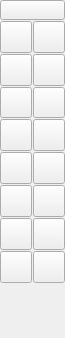
<?xml version="1.0" encoding="UTF-8"?>
<ui version="4.0">
 <class>QG_CadToolBarLines</class>
 <widget class="QWidget" name="QG_CadToolBarLines">
  <property name="geometry">
   <rect>
    <x>0</x>
    <y>0</y>
    <width>65</width>
    <height>338</height>
   </rect>
  </property>
  <property name="sizePolicy">
   <sizepolicy hsizetype="Fixed" vsizetype="MinimumExpanding">
    <horstretch>0</horstretch>
    <verstretch>0</verstretch>
   </sizepolicy>
  </property>
  <property name="minimumSize">
   <size>
    <width>65</width>
    <height>336</height>
   </size>
  </property>
  <property name="windowTitle">
   <string>Lines</string>
  </property>
  <layout class="QGridLayout" name="gridLayout">
   <property name="leftMargin">
    <number>0</number>
   </property>
   <property name="topMargin">
    <number>0</number>
   </property>
   <property name="rightMargin">
    <number>0</number>
   </property>
   <property name="bottomMargin">
    <number>0</number>
   </property>
   <property name="spacing">
    <number>1</number>
   </property>
   <item row="0" column="0" colspan="2">
    <widget class="QToolButton" name="bBack">
     <property name="sizePolicy">
      <sizepolicy hsizetype="Maximum" vsizetype="Fixed">
       <horstretch>0</horstretch>
       <verstretch>0</verstretch>
      </sizepolicy>
     </property>
     <property name="maximumSize">
      <size>
       <width>65</width>
       <height>20</height>
      </size>
     </property>
     <property name="toolTip">
      <string>Back to main menu</string>
     </property>
     <property name="text">
      <string/>
     </property>
     <property name="icon">
      <iconset resource="../../../res/extui/extui.qrc">
       <normaloff>:/extui/back.png</normaloff>:/extui/back.png</iconset>
     </property>
     <property name="iconSize">
      <size>
       <width>65</width>
       <height>20</height>
      </size>
     </property>
    </widget>
   </item>
   <item row="1" column="0">
    <widget class="QToolButton" name="bNormal">
     <property name="maximumSize">
      <size>
       <width>32</width>
       <height>32</height>
      </size>
     </property>
     <property name="toolTip">
      <string>Line with two points</string>
     </property>
     <property name="text">
      <string/>
     </property>
     <property name="icon">
      <iconset resource="../../../res/extui/extui.qrc">
       <normaloff>:/extui/linesnormal.png</normaloff>:/extui/linesnormal.png</iconset>
     </property>
     <property name="iconSize">
      <size>
       <width>32</width>
       <height>32</height>
      </size>
     </property>
     <property name="checkable">
      <bool>true</bool>
     </property>
     <property name="autoExclusive">
      <bool>true</bool>
     </property>
    </widget>
   </item>
   <item row="1" column="1">
    <widget class="QToolButton" name="bAngle">
     <property name="maximumSize">
      <size>
       <width>32</width>
       <height>32</height>
      </size>
     </property>
     <property name="toolTip">
      <string>Line with given angle</string>
     </property>
     <property name="text">
      <string/>
     </property>
     <property name="icon">
      <iconset resource="../../../res/extui/extui.qrc">
       <normaloff>:/extui/linesangle.png</normaloff>:/extui/linesangle.png</iconset>
     </property>
     <property name="iconSize">
      <size>
       <width>32</width>
       <height>32</height>
      </size>
     </property>
     <property name="checkable">
      <bool>true</bool>
     </property>
     <property name="autoExclusive">
      <bool>true</bool>
     </property>
    </widget>
   </item>
   <item row="2" column="0">
    <widget class="QToolButton" name="bHorizontal">
     <property name="maximumSize">
      <size>
       <width>32</width>
       <height>32</height>
      </size>
     </property>
     <property name="toolTip">
      <string>Horizontal lines</string>
     </property>
     <property name="text">
      <string/>
     </property>
     <property name="icon">
      <iconset resource="../../../res/extui/extui.qrc">
       <normaloff>:/extui/lineshor.png</normaloff>:/extui/lineshor.png</iconset>
     </property>
     <property name="iconSize">
      <size>
       <width>32</width>
       <height>32</height>
      </size>
     </property>
     <property name="checkable">
      <bool>true</bool>
     </property>
     <property name="autoExclusive">
      <bool>true</bool>
     </property>
    </widget>
   </item>
   <item row="2" column="1">
    <widget class="QToolButton" name="bVertical">
     <property name="maximumSize">
      <size>
       <width>32</width>
       <height>32</height>
      </size>
     </property>
     <property name="toolTip">
      <string>Vertical lines</string>
     </property>
     <property name="text">
      <string/>
     </property>
     <property name="icon">
      <iconset resource="../../../res/extui/extui.qrc">
       <normaloff>:/extui/linesver.png</normaloff>:/extui/linesver.png</iconset>
     </property>
     <property name="iconSize">
      <size>
       <width>32</width>
       <height>32</height>
      </size>
     </property>
     <property name="checkable">
      <bool>true</bool>
     </property>
     <property name="autoExclusive">
      <bool>true</bool>
     </property>
    </widget>
   </item>
   <item row="3" column="0">
    <widget class="QToolButton" name="bRectangle">
     <property name="maximumSize">
      <size>
       <width>32</width>
       <height>32</height>
      </size>
     </property>
     <property name="toolTip">
      <string>Rectangles</string>
     </property>
     <property name="text">
      <string/>
     </property>
     <property name="icon">
      <iconset resource="../../../res/extui/extui.qrc">
       <normaloff>:/extui/draw-rect.png</normaloff>:/extui/draw-rect.png</iconset>
     </property>
     <property name="iconSize">
      <size>
       <width>24</width>
       <height>24</height>
      </size>
     </property>
     <property name="checkable">
      <bool>true</bool>
     </property>
     <property name="autoExclusive">
      <bool>true</bool>
     </property>
    </widget>
   </item>
   <item row="3" column="1">
    <widget class="QToolButton" name="bBisector">
     <property name="maximumSize">
      <size>
       <width>32</width>
       <height>32</height>
      </size>
     </property>
     <property name="toolTip">
      <string>Bisectors</string>
     </property>
     <property name="text">
      <string/>
     </property>
     <property name="icon">
      <iconset resource="../../../res/extui/extui.qrc">
       <normaloff>:/extui/angle_bisector.png</normaloff>:/extui/angle_bisector.png</iconset>
     </property>
     <property name="iconSize">
      <size>
       <width>24</width>
       <height>24</height>
      </size>
     </property>
     <property name="checkable">
      <bool>true</bool>
     </property>
     <property name="autoExclusive">
      <bool>true</bool>
     </property>
    </widget>
   </item>
   <item row="4" column="0">
    <widget class="QToolButton" name="bParallel">
     <property name="maximumSize">
      <size>
       <width>32</width>
       <height>32</height>
      </size>
     </property>
     <property name="toolTip">
      <string>Parallels with distance</string>
     </property>
     <property name="text">
      <string/>
     </property>
     <property name="icon">
      <iconset resource="../../../res/extui/extui.qrc">
       <normaloff>:/extui/linespara.png</normaloff>:/extui/linespara.png</iconset>
     </property>
     <property name="iconSize">
      <size>
       <width>32</width>
       <height>32</height>
      </size>
     </property>
     <property name="checkable">
      <bool>true</bool>
     </property>
     <property name="autoExclusive">
      <bool>true</bool>
     </property>
    </widget>
   </item>
   <item row="4" column="1">
    <widget class="QToolButton" name="bParallelThrough">
     <property name="maximumSize">
      <size>
       <width>32</width>
       <height>32</height>
      </size>
     </property>
     <property name="toolTip">
      <string>Parallels through point</string>
     </property>
     <property name="text">
      <string/>
     </property>
     <property name="icon">
      <iconset resource="../../../res/extui/extui.qrc">
       <normaloff>:/extui/linesparathrough.png</normaloff>:/extui/linesparathrough.png</iconset>
     </property>
     <property name="iconSize">
      <size>
       <width>32</width>
       <height>32</height>
      </size>
     </property>
     <property name="checkable">
      <bool>true</bool>
     </property>
     <property name="autoExclusive">
      <bool>true</bool>
     </property>
    </widget>
   </item>
   <item row="5" column="0">
    <widget class="QToolButton" name="bTangent1">
     <property name="maximumSize">
      <size>
       <width>32</width>
       <height>32</height>
      </size>
     </property>
     <property name="toolTip">
      <string>Tangents from point to circle</string>
     </property>
     <property name="text">
      <string/>
     </property>
     <property name="icon">
      <iconset resource="../../../res/extui/extui.qrc">
       <normaloff>:/extui/linestan1.png</normaloff>:/extui/linestan1.png</iconset>
     </property>
     <property name="iconSize">
      <size>
       <width>32</width>
       <height>32</height>
      </size>
     </property>
     <property name="checkable">
      <bool>true</bool>
     </property>
     <property name="autoExclusive">
      <bool>true</bool>
     </property>
    </widget>
   </item>
   <item row="5" column="1">
    <widget class="QToolButton" name="bTangent2">
     <property name="maximumSize">
      <size>
       <width>32</width>
       <height>32</height>
      </size>
     </property>
     <property name="toolTip">
      <string>Tangents from circle to circle</string>
     </property>
     <property name="text">
      <string/>
     </property>
     <property name="icon">
      <iconset resource="../../../res/extui/extui.qrc">
       <normaloff>:/extui/linestan2.png</normaloff>:/extui/linestan2.png</iconset>
     </property>
     <property name="iconSize">
      <size>
       <width>32</width>
       <height>32</height>
      </size>
     </property>
     <property name="checkable">
      <bool>true</bool>
     </property>
     <property name="autoExclusive">
      <bool>true</bool>
     </property>
    </widget>
   </item>
   <item row="6" column="0">
    <widget class="QToolButton" name="bOrthTan">
     <property name="maximumSize">
      <size>
       <width>32</width>
       <height>32</height>
      </size>
     </property>
     <property name="toolTip">
      <string>Tangents to a circle, orthogonal to a line</string>
     </property>
     <property name="text">
      <string/>
     </property>
     <property name="icon">
      <iconset resource="../../../res/extui/extui.qrc">
       <normaloff>:/extui/linesorthtan.png</normaloff>:/extui/linesorthtan.png</iconset>
     </property>
     <property name="iconSize">
      <size>
       <width>32</width>
       <height>32</height>
      </size>
     </property>
     <property name="checkable">
      <bool>true</bool>
     </property>
     <property name="autoExclusive">
      <bool>true</bool>
     </property>
    </widget>
   </item>
   <item row="6" column="1">
    <widget class="QToolButton" name="bOrthogonal">
     <property name="maximumSize">
      <size>
       <width>32</width>
       <height>32</height>
      </size>
     </property>
     <property name="toolTip">
      <string>Orthogonal lines</string>
     </property>
     <property name="text">
      <string/>
     </property>
     <property name="icon">
      <iconset resource="../../../res/extui/extui.qrc">
       <normaloff>:/extui/linesorthogonal.png</normaloff>:/extui/linesorthogonal.png</iconset>
     </property>
     <property name="iconSize">
      <size>
       <width>32</width>
       <height>32</height>
      </size>
     </property>
     <property name="checkable">
      <bool>true</bool>
     </property>
     <property name="autoExclusive">
      <bool>true</bool>
     </property>
    </widget>
   </item>
   <item row="7" column="0">
    <widget class="QToolButton" name="bRelAngle">
     <property name="maximumSize">
      <size>
       <width>32</width>
       <height>32</height>
      </size>
     </property>
     <property name="toolTip">
      <string>Lines with relative angles</string>
     </property>
     <property name="text">
      <string/>
     </property>
     <property name="icon">
      <iconset resource="../../../res/extui/extui.qrc">
       <normaloff>:/extui/linesrelativeangle.png</normaloff>:/extui/linesrelativeangle.png</iconset>
     </property>
     <property name="iconSize">
      <size>
       <width>32</width>
       <height>32</height>
      </size>
     </property>
     <property name="checkable">
      <bool>true</bool>
     </property>
     <property name="autoExclusive">
      <bool>true</bool>
     </property>
    </widget>
   </item>
   <item row="7" column="1">
    <widget class="QToolButton" name="bPolygon">
     <property name="maximumSize">
      <size>
       <width>32</width>
       <height>32</height>
      </size>
     </property>
     <property name="toolTip">
      <string>Polygons with Center and Corner</string>
     </property>
     <property name="text">
      <string/>
     </property>
     <property name="icon">
      <iconset resource="../../../res/extui/extui.qrc">
       <normaloff>:/extui/linespolygon.png</normaloff>:/extui/linespolygon.png</iconset>
     </property>
     <property name="iconSize">
      <size>
       <width>32</width>
       <height>32</height>
      </size>
     </property>
     <property name="checkable">
      <bool>true</bool>
     </property>
     <property name="autoExclusive">
      <bool>true</bool>
     </property>
    </widget>
   </item>
   <item row="8" column="0">
    <widget class="QToolButton" name="bPolygon2">
     <property name="maximumSize">
      <size>
       <width>32</width>
       <height>32</height>
      </size>
     </property>
     <property name="toolTip">
      <string>Polygons with two Corners</string>
     </property>
     <property name="text">
      <string/>
     </property>
     <property name="icon">
      <iconset resource="../../../res/extui/extui.qrc">
       <normaloff>:/extui/linespolygon2.png</normaloff>:/extui/linespolygon2.png</iconset>
     </property>
     <property name="iconSize">
      <size>
       <width>32</width>
       <height>32</height>
      </size>
     </property>
     <property name="checkable">
      <bool>true</bool>
     </property>
     <property name="autoExclusive">
      <bool>true</bool>
     </property>
    </widget>
   </item>
   <item row="8" column="1">
    <widget class="QToolButton" name="bFree">
     <property name="maximumSize">
      <size>
       <width>32</width>
       <height>32</height>
      </size>
     </property>
     <property name="toolTip">
      <string>Freehand lines</string>
     </property>
     <property name="text">
      <string/>
     </property>
     <property name="icon">
      <iconset resource="../../../res/extui/extui.qrc">
       <normaloff>:/extui/ink_draw_freehand.png</normaloff>:/extui/ink_draw_freehand.png</iconset>
     </property>
     <property name="iconSize">
      <size>
       <width>24</width>
       <height>24</height>
      </size>
     </property>
     <property name="checkable">
      <bool>true</bool>
     </property>
     <property name="autoExclusive">
      <bool>true</bool>
     </property>
    </widget>
   </item>
   <item row="9" column="0">
    <widget class="QToolButton" name="bHidden">
     <property name="maximumSize">
      <size>
       <width>0</width>
       <height>0</height>
      </size>
     </property>
     <property name="toolTip">
      <string>Line with two points</string>
     </property>
     <property name="text">
      <string notr="true"/>
     </property>
     <property name="iconSize">
      <size>
       <width>32</width>
       <height>32</height>
      </size>
     </property>
     <property name="checkable">
      <bool>true</bool>
     </property>
     <property name="autoExclusive">
      <bool>true</bool>
     </property>
    </widget>
   </item>
   <item row="9" column="1">
    <spacer name="verticalSpacer">
     <property name="orientation">
      <enum>Qt::Vertical</enum>
     </property>
     <property name="sizeHint" stdset="0">
      <size>
       <width>20</width>
       <height>40</height>
      </size>
     </property>
    </spacer>
   </item>
  </layout>
 </widget>
 <layoutdefault spacing="6" margin="11"/>
 <resources>
  <include location="../../../res/extui/extui.qrc"/>
 </resources>
 <connections>
  <connection>
   <sender>bNormal</sender>
   <signal>clicked()</signal>
   <receiver>QG_CadToolBarLines</receiver>
   <slot>drawLine()</slot>
   <hints>
    <hint type="sourcelabel">
     <x>20</x>
     <y>41</y>
    </hint>
    <hint type="destinationlabel">
     <x>20</x>
     <y>20</y>
    </hint>
   </hints>
  </connection>
  <connection>
   <sender>bFree</sender>
   <signal>clicked()</signal>
   <receiver>QG_CadToolBarLines</receiver>
   <slot>drawLineFree()</slot>
   <hints>
    <hint type="sourcelabel">
     <x>53</x>
     <y>318</y>
    </hint>
    <hint type="destinationlabel">
     <x>20</x>
     <y>20</y>
    </hint>
   </hints>
  </connection>
  <connection>
   <sender>bParallel</sender>
   <signal>clicked()</signal>
   <receiver>QG_CadToolBarLines</receiver>
   <slot>drawLineParallel()</slot>
   <hints>
    <hint type="sourcelabel">
     <x>20</x>
     <y>160</y>
    </hint>
    <hint type="destinationlabel">
     <x>20</x>
     <y>20</y>
    </hint>
   </hints>
  </connection>
  <connection>
   <sender>bAngle</sender>
   <signal>clicked()</signal>
   <receiver>QG_CadToolBarLines</receiver>
   <slot>drawLineAngle()</slot>
   <hints>
    <hint type="sourcelabel">
     <x>53</x>
     <y>41</y>
    </hint>
    <hint type="destinationlabel">
     <x>20</x>
     <y>20</y>
    </hint>
   </hints>
  </connection>
  <connection>
   <sender>bHorizontal</sender>
   <signal>clicked()</signal>
   <receiver>QG_CadToolBarLines</receiver>
   <slot>drawLineHorizontal()</slot>
   <hints>
    <hint type="sourcelabel">
     <x>20</x>
     <y>81</y>
    </hint>
    <hint type="destinationlabel">
     <x>20</x>
     <y>20</y>
    </hint>
   </hints>
  </connection>
  <connection>
   <sender>bBisector</sender>
   <signal>clicked()</signal>
   <receiver>QG_CadToolBarLines</receiver>
   <slot>drawLineBisector()</slot>
   <hints>
    <hint type="sourcelabel">
     <x>53</x>
     <y>120</y>
    </hint>
    <hint type="destinationlabel">
     <x>20</x>
     <y>20</y>
    </hint>
   </hints>
  </connection>
  <connection>
   <sender>bTangent1</sender>
   <signal>clicked()</signal>
   <receiver>QG_CadToolBarLines</receiver>
   <slot>drawLineTangent1()</slot>
   <hints>
    <hint type="sourcelabel">
     <x>20</x>
     <y>200</y>
    </hint>
    <hint type="destinationlabel">
     <x>20</x>
     <y>20</y>
    </hint>
   </hints>
  </connection>
  <connection>
   <sender>bTangent2</sender>
   <signal>clicked()</signal>
   <receiver>QG_CadToolBarLines</receiver>
   <slot>drawLineTangent2()</slot>
   <hints>
    <hint type="sourcelabel">
     <x>53</x>
     <y>200</y>
    </hint>
    <hint type="destinationlabel">
     <x>20</x>
     <y>20</y>
    </hint>
   </hints>
  </connection>
  <connection>
   <sender>bRectangle</sender>
   <signal>clicked()</signal>
   <receiver>QG_CadToolBarLines</receiver>
   <slot>drawLineRectangle()</slot>
   <hints>
    <hint type="sourcelabel">
     <x>20</x>
     <y>120</y>
    </hint>
    <hint type="destinationlabel">
     <x>20</x>
     <y>20</y>
    </hint>
   </hints>
  </connection>
  <connection>
   <sender>bRelAngle</sender>
   <signal>clicked()</signal>
   <receiver>QG_CadToolBarLines</receiver>
   <slot>drawLineRelAngle()</slot>
   <hints>
    <hint type="sourcelabel">
     <x>20</x>
     <y>279</y>
    </hint>
    <hint type="destinationlabel">
     <x>20</x>
     <y>20</y>
    </hint>
   </hints>
  </connection>
  <connection>
   <sender>bVertical</sender>
   <signal>clicked()</signal>
   <receiver>QG_CadToolBarLines</receiver>
   <slot>drawLineVertical()</slot>
   <hints>
    <hint type="sourcelabel">
     <x>53</x>
     <y>81</y>
    </hint>
    <hint type="destinationlabel">
     <x>20</x>
     <y>20</y>
    </hint>
   </hints>
  </connection>
  <connection>
   <sender>bOrthTan</sender>
   <signal>clicked()</signal>
   <receiver>QG_CadToolBarLines</receiver>
   <slot>drawLineOrthTan()</slot>
   <hints>
    <hint type="sourcelabel">
     <x>20</x>
     <y>239</y>
    </hint>
    <hint type="destinationlabel">
     <x>20</x>
     <y>20</y>
    </hint>
   </hints>
  </connection>
  <connection>
   <sender>bOrthogonal</sender>
   <signal>clicked()</signal>
   <receiver>QG_CadToolBarLines</receiver>
   <slot>drawLineOrthogonal()</slot>
   <hints>
    <hint type="sourcelabel">
     <x>53</x>
     <y>239</y>
    </hint>
    <hint type="destinationlabel">
     <x>20</x>
     <y>20</y>
    </hint>
   </hints>
  </connection>
  <connection>
   <sender>bPolygon</sender>
   <signal>clicked()</signal>
   <receiver>QG_CadToolBarLines</receiver>
   <slot>drawLinePolygon()</slot>
   <hints>
    <hint type="sourcelabel">
     <x>53</x>
     <y>279</y>
    </hint>
    <hint type="destinationlabel">
     <x>20</x>
     <y>20</y>
    </hint>
   </hints>
  </connection>
  <connection>
   <sender>bPolygon2</sender>
   <signal>clicked()</signal>
   <receiver>QG_CadToolBarLines</receiver>
   <slot>drawLinePolygon2()</slot>
   <hints>
    <hint type="sourcelabel">
     <x>20</x>
     <y>318</y>
    </hint>
    <hint type="destinationlabel">
     <x>20</x>
     <y>20</y>
    </hint>
   </hints>
  </connection>
  <connection>
   <sender>bParallelThrough</sender>
   <signal>clicked()</signal>
   <receiver>QG_CadToolBarLines</receiver>
   <slot>drawLineParallelThrough()</slot>
   <hints>
    <hint type="sourcelabel">
     <x>53</x>
     <y>160</y>
    </hint>
    <hint type="destinationlabel">
     <x>20</x>
     <y>20</y>
    </hint>
   </hints>
  </connection>
 </connections>
</ui>
